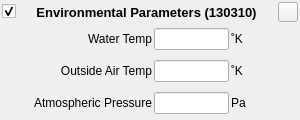
<?xml version="1.0" encoding="UTF-8"?>
<!-- Copyright (C) 2024-2026 RF StateSide LLC; SPDX-License-Identifier: AGPL-3.0-or-later -->
<ui version="4.0">
 <class>OutsideEnvironmental130130</class>
 <widget class="QWidget" name="OutsideEnvironmental130130">
  <property name="geometry">
   <rect>
    <x>0</x>
    <y>0</y>
    <width>300</width>
    <height>120</height>
   </rect>
  </property>
  <property name="sizePolicy">
   <sizepolicy hsizetype="Preferred" vsizetype="Preferred">
    <horstretch>0</horstretch>
    <verstretch>0</verstretch>
   </sizepolicy>
  </property>
  <property name="minimumSize">
   <size>
    <width>300</width>
    <height>120</height>
   </size>
  </property>
  <property name="maximumSize">
   <size>
    <width>300</width>
    <height>125</height>
   </size>
  </property>
  <property name="focusPolicy">
   <enum>Qt::FocusPolicy::StrongFocus</enum>
  </property>
  <property name="windowTitle">
   <string>Form</string>
  </property>
  <layout class="QVBoxLayout" name="verticalLayout">
   <property name="spacing">
    <number>2</number>
   </property>
   <property name="leftMargin">
    <number>2</number>
   </property>
   <property name="topMargin">
    <number>2</number>
   </property>
   <property name="rightMargin">
    <number>2</number>
   </property>
   <property name="bottomMargin">
    <number>2</number>
   </property>
   <item>
    <layout class="QHBoxLayout" name="horizontalLayout_4">
     <item>
      <widget class="QCheckBox" name="checkBoxEnabled">
       <property name="text">
        <string/>
       </property>
       <property name="checked">
        <bool>true</bool>
       </property>
      </widget>
     </item>
     <item>
      <spacer name="horizontalSpacer">
       <property name="orientation">
        <enum>Qt::Orientation::Horizontal</enum>
       </property>
       <property name="sizeHint" stdset="0">
        <size>
         <width>40</width>
         <height>20</height>
        </size>
       </property>
      </spacer>
     </item>
     <item>
      <widget class="QLabel" name="labelTitle">
       <property name="font">
        <font>
         <pointsize>10</pointsize>
         <bold>true</bold>
        </font>
       </property>
       <property name="text">
        <string>Environmental Parameters (130310)</string>
       </property>
       <property name="alignment">
        <set>Qt::AlignmentFlag::AlignCenter</set>
       </property>
      </widget>
     </item>
     <item>
      <spacer name="horizontalSpacer_2">
       <property name="orientation">
        <enum>Qt::Orientation::Horizontal</enum>
       </property>
       <property name="sizeHint" stdset="0">
        <size>
         <width>40</width>
         <height>20</height>
        </size>
       </property>
      </spacer>
     </item>
     <item>
      <widget class="QPushButton" name="pushButtonRemove">
       <property name="minimumSize">
        <size>
         <width>20</width>
         <height>20</height>
        </size>
       </property>
       <property name="maximumSize">
        <size>
         <width>20</width>
         <height>20</height>
        </size>
       </property>
       <property name="text">
        <string/>
       </property>
      </widget>
     </item>
    </layout>
   </item>
   <item>
    <layout class="QHBoxLayout" name="horizontalLayout">
     <item>
      <widget class="QLabel" name="labelWaterTemperature">
       <property name="minimumSize">
        <size>
         <width>150</width>
         <height>22</height>
        </size>
       </property>
       <property name="maximumSize">
        <size>
         <width>150</width>
         <height>16777215</height>
        </size>
       </property>
       <property name="text">
        <string>Water Temp</string>
       </property>
       <property name="alignment">
        <set>Qt::AlignmentFlag::AlignRight|Qt::AlignmentFlag::AlignTrailing|Qt::AlignmentFlag::AlignVCenter</set>
       </property>
      </widget>
     </item>
     <item>
      <widget class="QLineEdit" name="lineEditWaterTemperature">
       <property name="minimumSize">
        <size>
         <width>75</width>
         <height>22</height>
        </size>
       </property>
       <property name="maximumSize">
        <size>
         <width>75</width>
         <height>16777215</height>
        </size>
       </property>
      </widget>
     </item>
     <item>
      <widget class="ClickableLabel" name="labelUnitsWaterTemperature">
       <property name="minimumSize">
        <size>
         <width>50</width>
         <height>22</height>
        </size>
       </property>
       <property name="toolTip">
        <string>&lt;html&gt;&lt;head/&gt;&lt;body&gt;&lt;p&gt;Click to change units&lt;/p&gt;&lt;/body&gt;&lt;/html&gt;</string>
       </property>
       <property name="text">
        <string>˚K</string>
       </property>
      </widget>
     </item>
    </layout>
   </item>
   <item>
    <layout class="QHBoxLayout" name="horizontalLayout_2">
     <item>
      <widget class="QLabel" name="labelOutsideAmbientAirTemperature">
       <property name="minimumSize">
        <size>
         <width>150</width>
         <height>22</height>
        </size>
       </property>
       <property name="maximumSize">
        <size>
         <width>150</width>
         <height>16777215</height>
        </size>
       </property>
       <property name="text">
        <string>Outside Air Temp</string>
       </property>
       <property name="alignment">
        <set>Qt::AlignmentFlag::AlignRight|Qt::AlignmentFlag::AlignTrailing|Qt::AlignmentFlag::AlignVCenter</set>
       </property>
      </widget>
     </item>
     <item>
      <widget class="QLineEdit" name="lineEditAmbientAirTemperature">
       <property name="minimumSize">
        <size>
         <width>75</width>
         <height>22</height>
        </size>
       </property>
       <property name="maximumSize">
        <size>
         <width>75</width>
         <height>16777215</height>
        </size>
       </property>
      </widget>
     </item>
     <item>
      <widget class="ClickableLabel" name="labelUnitsAmbientAirTemperature">
       <property name="minimumSize">
        <size>
         <width>50</width>
         <height>22</height>
        </size>
       </property>
       <property name="toolTip">
        <string>&lt;html&gt;&lt;head/&gt;&lt;body&gt;&lt;p&gt;Click to change units&lt;/p&gt;&lt;/body&gt;&lt;/html&gt;</string>
       </property>
       <property name="text">
        <string>˚K</string>
       </property>
      </widget>
     </item>
    </layout>
   </item>
   <item>
    <layout class="QHBoxLayout" name="horizontalLayout_3">
     <item>
      <widget class="QLabel" name="labelAtmosphericPressure">
       <property name="minimumSize">
        <size>
         <width>150</width>
         <height>22</height>
        </size>
       </property>
       <property name="maximumSize">
        <size>
         <width>150</width>
         <height>16777215</height>
        </size>
       </property>
       <property name="text">
        <string>Atmospheric Pressure</string>
       </property>
       <property name="alignment">
        <set>Qt::AlignmentFlag::AlignRight|Qt::AlignmentFlag::AlignTrailing|Qt::AlignmentFlag::AlignVCenter</set>
       </property>
      </widget>
     </item>
     <item>
      <widget class="QLineEdit" name="lineEditAtmosphericPressure">
       <property name="minimumSize">
        <size>
         <width>75</width>
         <height>22</height>
        </size>
       </property>
       <property name="maximumSize">
        <size>
         <width>75</width>
         <height>16777215</height>
        </size>
       </property>
      </widget>
     </item>
     <item>
      <widget class="ClickableLabel" name="labelUnitsAtmosphericPressure">
       <property name="minimumSize">
        <size>
         <width>50</width>
         <height>22</height>
        </size>
       </property>
       <property name="toolTip">
        <string>&lt;html&gt;&lt;head/&gt;&lt;body&gt;&lt;p&gt;Click to change units&lt;/p&gt;&lt;/body&gt;&lt;/html&gt;</string>
       </property>
       <property name="text">
        <string>Pa</string>
       </property>
      </widget>
     </item>
    </layout>
   </item>
  </layout>
 </widget>
 <customwidgets>
  <customwidget>
   <class>ClickableLabel</class>
   <extends>QLabel</extends>
   <header location="global">clickablelabel.h</header>
  </customwidget>
 </customwidgets>
 <resources/>
 <connections/>
</ui>
